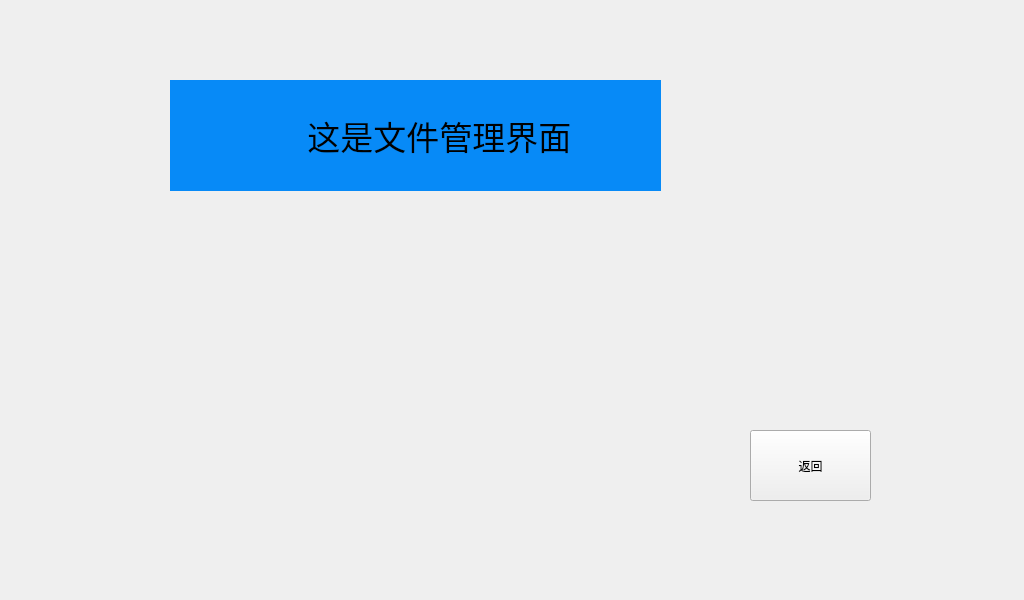
<?xml version="1.0" encoding="UTF-8"?>
<ui version="4.0">
 <class>fops</class>
 <widget class="QWidget" name="fops">
  <property name="geometry">
   <rect>
    <x>0</x>
    <y>0</y>
    <width>1024</width>
    <height>600</height>
   </rect>
  </property>
  <property name="windowTitle">
   <string>Form</string>
  </property>
  <widget class="QLabel" name="label">
   <property name="geometry">
    <rect>
     <x>170</x>
     <y>80</y>
     <width>491</width>
     <height>111</height>
    </rect>
   </property>
   <property name="font">
    <font>
     <pointsize>25</pointsize>
    </font>
   </property>
   <property name="styleSheet">
    <string notr="true">background-color: rgb(7, 138, 247);</string>
   </property>
   <property name="text">
    <string>               这是文件管理界面</string>
   </property>
   <property name="textFormat">
    <enum>Qt::AutoText</enum>
   </property>
  </widget>
  <widget class="QPushButton" name="back_menu_bt">
   <property name="geometry">
    <rect>
     <x>750</x>
     <y>430</y>
     <width>121</width>
     <height>71</height>
    </rect>
   </property>
   <property name="text">
    <string>返回</string>
   </property>
  </widget>
 </widget>
 <resources/>
 <connections/>
</ui>
